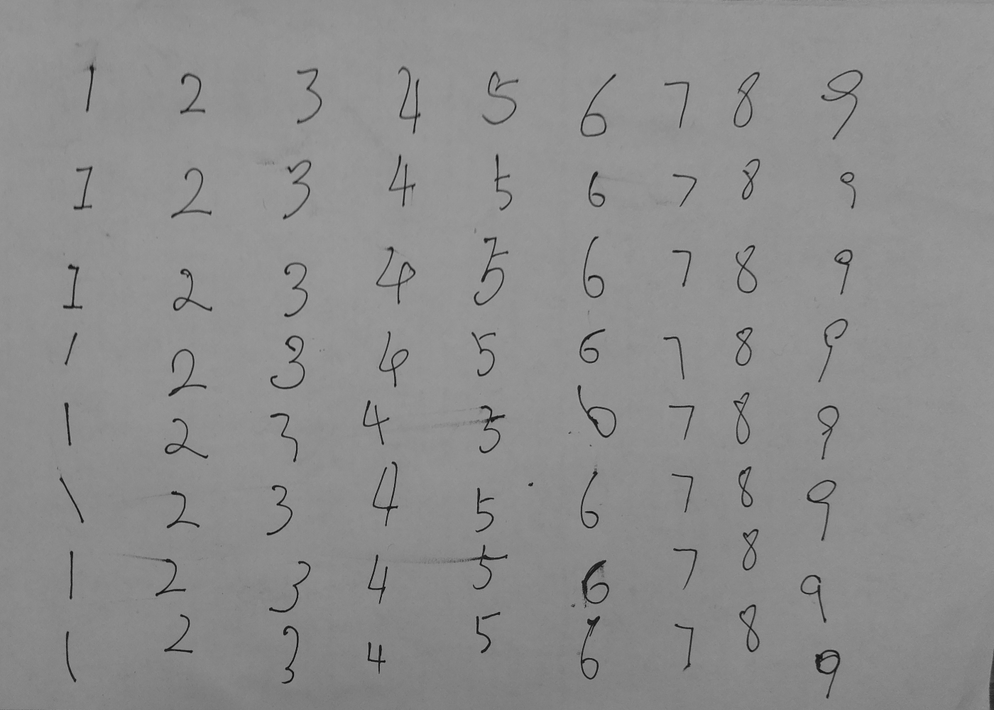
#> input picture 03.A4纸区域的图像二值化与数字提取/src/numbers_A4.png, 994 x 710 px, shrunk from 1400 x 1000 before the run
$ python number_edge_bins.py
#> lines starting #> are read from the running program, lines starting #| are printed output that depends on the picture; after the words box and inside, x2 and y2 are one past the last pixel; in counts of white or black regions, pixels touching at a corner belong together
import numpy as np
import cv2
gray = cv2.imread('numbers_A4.png', cv2.IMREAD_GRAYSCALE)
#> gray is the input picture: shape (710, 994); min 5, max 167, mean 141.3


gray = cv2.medianBlur(gray,5)
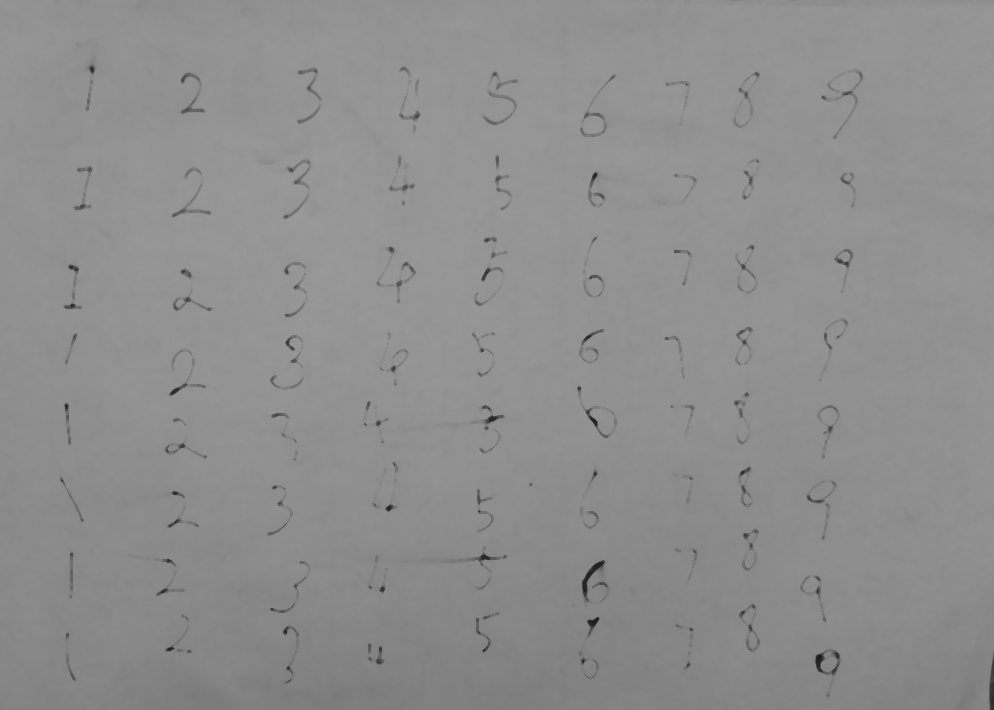
#> gray: shape (710, 994); min 28, max 153, mean 142.3
edges = cv2.Canny(gray, 50, 150, apertureSize = 3)
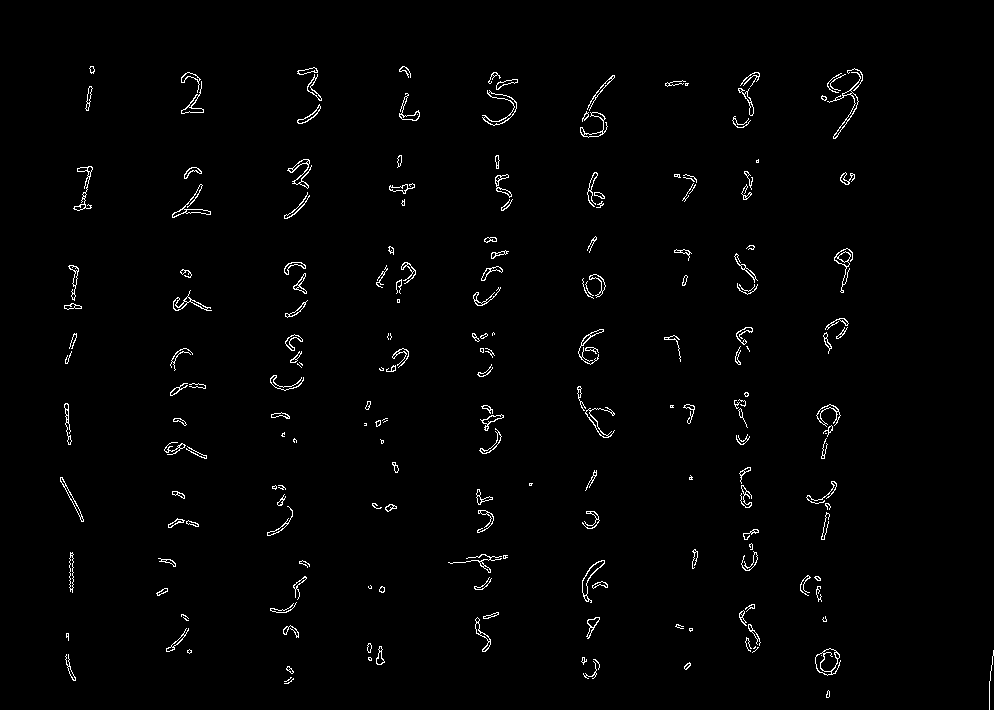
#> edges: shape (710, 994); 1.4% white in thin lines or dots, all inside (x1, y1, x2, y2) = (60, 66, 994, 710)
cv2.imwrite('numbers_edge.png', edges)


kernel = np.ones((5,5))
#opening = cv2.morphologyEx(edges, cv2.MORPH_CLOSE, kernel,iterations=2)
# cv2.imwrite('numbers_edge_after_opening.png', opening)
dilated = cv2.dilate(edges, kernel, iterations=1)
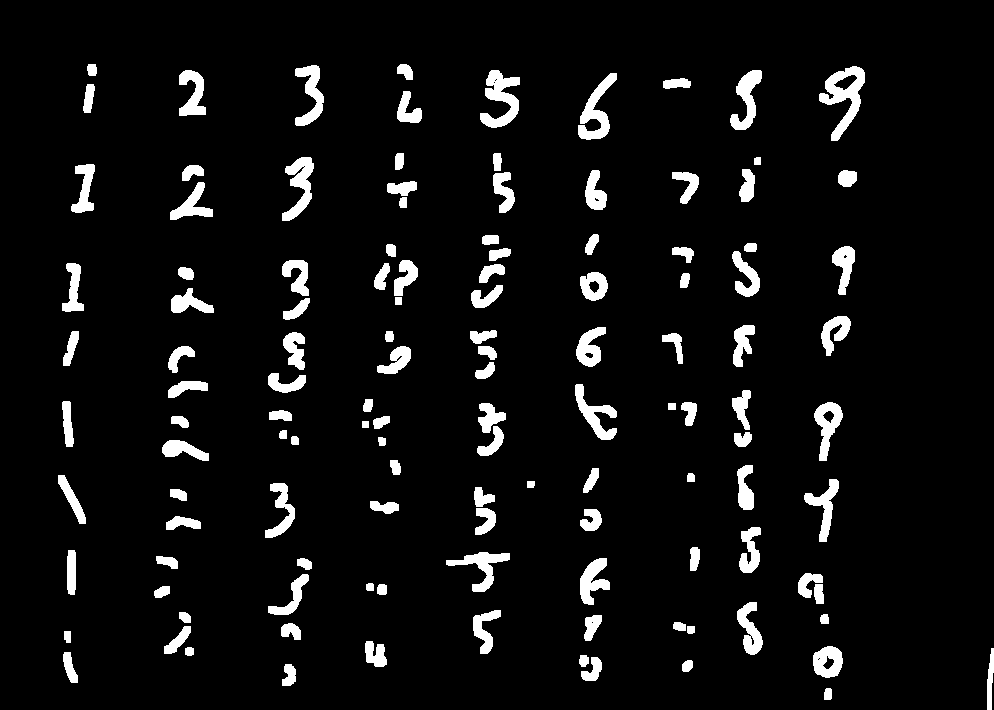
#> dilated: shape (710, 994); 6.3% white; 124 white regions, largest, box (x1, y1, x2, y2) and area: (819, 66, 865, 141) 1415, (480, 70, 520, 128) 1187, (578, 73, 617, 140) 1051
cv2.imwrite('numbers_edge_after_dilated.png', dilated)
